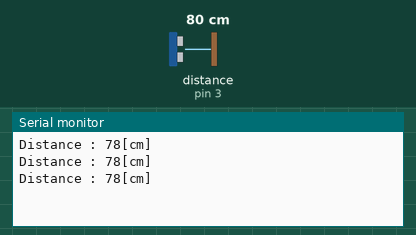
Recording of a sketch running on a simulated Arduino Uno, built with avr-gcc and run on an emulated ATmega328P. Shown: the last lines printed to the serial monitor. Wiring (inferred from the names in the program): ultrasonic range finder: trigger pin 4; echo pin 3. The inputs (shaded band) are chosen by the test bench; at power-on: distance to the obstacle (sensor on pin 3) 80 cm. The echo pulse lasts 58.3 µs per cm.

Above: at 1.3 s.
1.4 s: distance to the obstacle (sensor on pin 3) set to 2 cm
At 1.9 s:
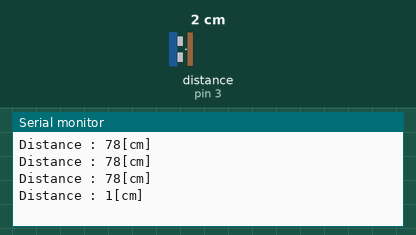
2.9 s: distance to the obstacle (sensor on pin 3) set to 4 cm
At 3.4 s:
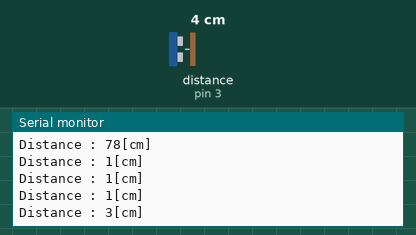
Timing chart, 0 to 5.9 s (numbered marks = the images above; inputs shaded):
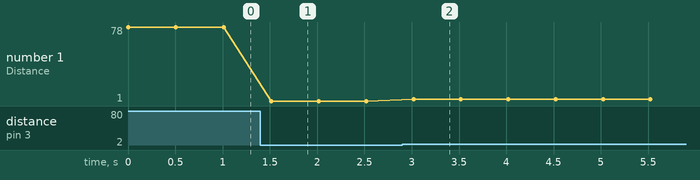

The sketch:

day01_uSonic.ino
```cpp
#define ECHO 3
#define TRIG 4

void setup() {
  Serial.begin(9600);
  pinMode(ECHO, INPUT);
  pinMode(TRIG, OUTPUT);
}

void loop(){
  Serial.print("Distance : ");
  Serial.print(Dist_cm());
  Serial.println("[cm]");
  delay(500);
}

unsigned int Dist_cm() {
  unsigned long timer = 0;
  unsigned int dist = 0;

  digitalWrite(TRIG, LOW);
  delayMicroseconds(2);
  digitalWrite(TRIG, HIGH);
  delayMicroseconds(10);
  digitalWrite(TRIG, LOW);
  timer = pulseIn(ECHO, HIGH, 24000);

  if(timer == 0) dist = 400;
  else dist = timer * 0.034 / 2;

  return dist;
}
```

Measured:
- after the input at 1.4 s, the serial monitor: prints a new line after 0.12 s (image 1)
- after the input at 2.9 s, the serial monitor: prints a new line after 0.12 s (image 2)
- plotted number 1: 78 → 1 after the input at 1.4 s, 1 → 3 after the input at 2.9 s
